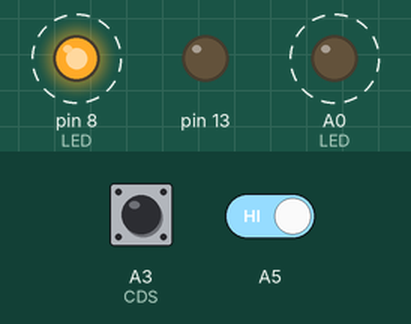
Bench run of a sketch on a simulated Arduino Uno, built with avr-gcc and run on an emulated ATmega328P. On the bench: output pins drawn as LEDs (lit = HIGH). Dashed ring = blinking. The inputs (shaded band) are chosen by the test bench; at power-on: A5 HIGH, A3 (CDS) HIGH. Pins used as bus, display or sensor lines are not drawn.

Above: at 1.25 s.
1.3 s: A5 driven LOW
At 1.55 s:
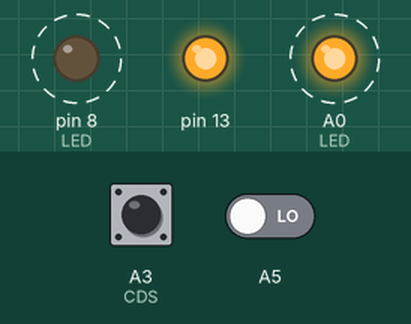
4.3 s: A5 driven HIGH
At 4.47 s:
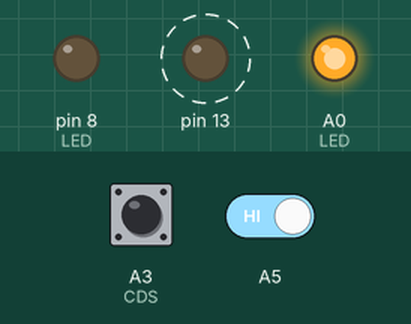
7.3 s: A3 (CDS) pulled LOW for 3.2 s
Timing chart, 0 to 18.0 s (numbered marks = the images above; inputs shaded):
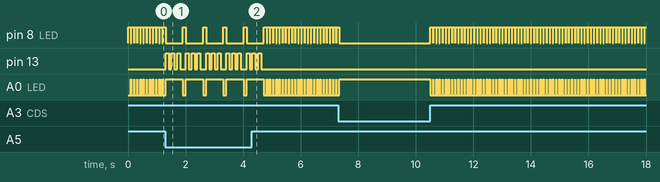

Measured:
- after the input at 1.3 s, pin 8 (LED): alternates HIGH for 0.10 s and LOW for 0.60 s, starting after 0.61 s; pin 13: LOW → HIGH at once, then repeats every 0.70 s: 2 × (LOW 0.10 s, HIGH 0.10 s), LOW 0.20 s, HIGH 0.10 s; A0 (LED): alternates HIGH for 0.60 s and LOW for 0.10 s, starting after 0.61 s
- after the input at 4.3 s, pin 8 (LED): alternates HIGH for 0.10 s and LOW for 0.01 s, starting after 0.53 s; pin 13: goes on until 4.6 s, then stays LOW; A0 (LED): alternates HIGH for 0.01 s and LOW for 0.10 s, starting after 0.53 s
- by itself, pin 8 (LED): alternates HIGH for 0.10 s and LOW for 0.01 s
- by itself, A0 (LED): alternates HIGH for 0.01 s and LOW for 0.10 s

The sketch:

smartws.ino
```cpp
//==== 셋 업 ===============================
void setup()
{
  pinMode(A0,1);  		//LED
  digitalWrite(A0,1);		//핀 초기값

  pinMode(A3,0);  		//CDS
  digitalWrite(A3,1);

  pinMode(A4,1);  		//초음파 트리거
  digitalWrite(A4,0);		//

  pinMode(A5,0);  		//초음파 에코.
  digitalWrite(A5,0);		//

  pinMode(8,1);  		//LED
  digitalWrite(8,0);		//

  pinMode(13,1);  		//진동모터
  digitalWrite(13,0);
}


void TRIG(void)			//초음파 트리거
{digitalWrite(A4,1);
 delayMicroseconds(10);
 digitalWrite(A4,0);
}


void VIB(void)			//진동 함수
{digitalWrite(13,1);
 delay(100);
 digitalWrite(13,0);
 delay(100);
}


//=====    루      프   ========================

void loop()
{
LOOP:

 if((digitalRead(A3)))		//밤이면
   {digitalWrite(8,1); 		//빨강 LED ON
    digitalWrite(A0,0);  	//초록 LED ON
    delay(100);
    digitalWrite(8,0); 		//빨강 LED OFF
    digitalWrite(A0,1); }	//초록 LED OFF


 TRIG();			//초음파 발사
 delayMicroseconds(500);

 delay(3); 			//50CM
 if(!(digitalRead(A5)))		//장애물 감지시
   {VIB(); VIB(); VIB();     	//진동 3회씩
    goto LOOP;
   }

 delay(3);			//100cm
 if(!(digitalRead(A5)))		//장애물 감지시
   {VIB(); VIB(); 		//진동 2회씩
    goto LOOP;
   }

 delay(3);			//150cm
 if(!(digitalRead(A5)))		//장애물 감지시
   {VIB();}     		//진동 1회씩.
}
```
